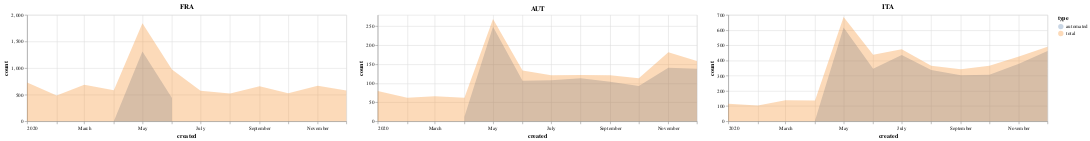

Write notebook code for a chart like this one.
### Markdown cell above
Spike in may could have been caused only by Italy, Austria and/or France because only these markets had automation launched in May. Let's look at these markets separately first.

Note: scroll right to see all charts. Charts have different scale.

### Code cell
charts = []
markets = ["FRA", "AUT", "ITA"]
for market in markets:
    source = cbs_m.loc[cbs_m["market"] == market].sort_values(by=["type"])
    charts.append(
        alt.Chart(source)
        .mark_area(opacity=0.3)
        .encode(x="created:T", y=alt.Y("count:Q", stack=None), color="type:N")
        .properties(width=600, height=200, title=market)
    )
alt.hconcat(*charts)

### Figure 1 — Vega-Lite specification as saved in the notebook (floating-point values rounded to 4 significant figures)
{"config": {"view": {"continuousWidth": 400, "continuousHeight": 300}}, "hconcat": [{"data": {"name": "data-fd659e4a6599ead188a45dd5079bcad3"}, "mark": {"type": "area", "opacity": 0.3}, "encoding": {"color": {"type": "nominal", "field": "type"}, "x": {"type": "temporal", "field": "created"}, "y": {"type": "quantitative", "field": "count", "stack": null}}, "height": 200, "title": "FRA", "width": 600}, {"data": {"name": "data-1f28787e8874223c491c2d8b13c6d289"}, "mark": {"type": "area", "opacity": 0.3}, "encoding": {"color": {"type": "nominal", "field": "type"}, "x": {"type": "temporal", "field": "created"}, "y": {"type": "quantitative", "field": "count", "stack": null}}, "height": 200, "title": "AUT", "width": 600}, {"data": {"name": "data-102fbf8a3aa9b098757e84516ce59529"}, "mark": {"type": "area", "opacity": 0.3}, "encoding": {"color": {"type": "nominal", "field": "type"}, "x": {"type": "temporal", "field": "created"}, "y": {"type": "quantitative", "field": "count", "stack": null}}, "height": 200, "title": "ITA", "width": 600}], "$schema": "https://vega.github.io/schema/vega-lite/v4.8.1.json", "datasets": {"data-fd659e4a6599ead188a45dd5079bcad3": [{"created": "2020-04", "market": "FRA", "type": "automated", "count": 1}, {"created": "2020-06", "market": "FRA", "type": "automated", "count": 439}, {"created": "2020-05", "market": "FRA", "type": "automated", "count": 1310}, {"created": "2020-12", "market": "FRA", "type": "total", "count": 581}, {"created": "2020-10", "market": "FRA", "type": "total", "count": 527}, {"created": "2020-02", "market": "FRA", "type": "total", "count": 485}, {"created": "2020-08", "market": "FRA", "type": "total", "count": 522}, {"created": "2020-01", "market": "FRA", "type": "total", "count": 730}, {"created": "2020-04", "market": "FRA", "type": "total", "count": 582}, {"created": "2020-03", "market": "FRA", "type": "total", "count": 686}, {"created": "2020-06", "market": "FRA", "type": "total", "count": 972}, {"created": "2020-11", "market": "FRA", "type": "total", "count": 666}, {"created": "2020-05", "market": "FRA", "type": "total", "count": 1845}, {"created": "2020-09", "market": "FRA", "type": "total", "count": 659}, {"created": "2020-07", "market": "FRA", "type": "total", "count": 576}], "data-1f28787e8874223c491c2d8b13c6d289": [{"created": "2020-07", "market": "AUT", "type": "automated", "count": 108}, {"created": "2020-12", "market": "AUT", "type": "automated", "count": 138}, {"created": "2020-08", "market": "AUT", "type": "automated", "count": 113}, {"created": "2020-04", "market": "AUT", "type": "automated", "count": 12}, {"created": "2020-10", "market": "AUT", "type": "automated", "count": 93}, {"created": "2020-05", "market": "AUT", "type": "automated", "count": 249}, {"created": "2020-11", "market": "AUT", "type": "automated", "count": 141}, {"created": "2020-09", "market": "AUT", "type": "automated", "count": 104}, {"created": "2020-06", "market": "AUT", "type": "automated", "count": 107}, {"created": "2020-05", "market": "AUT", "type": "total", "count": 269}, {"created": "2020-09", "market": "AUT", "type": "total", "count": 121}, {"created": "2020-06", "market": "AUT", "type": "total", "count": 134}, {"created": "2020-01", "market": "AUT", "type": "total", "count": 80}, {"created": "2020-10", "market": "AUT", "type": "total", "count": 113}, {"created": "2020-11", "market": "AUT", "type": "total", "count": 182}, {"created": "2020-04", "market": "AUT", "type": "total", "count": 62}, {"created": "2020-03", "market": "AUT", "type": "total", "count": 66}, {"created": "2020-08", "market": "AUT", "type": "total", "count": 122}, {"created": "2020-12", "market": "AUT", "type": "total", "count": 159}, {"created": "2020-07", "market": "AUT", "type": "total", "count": 121}, {"created": "2020-02", "market": "AUT", "type": "total", "count": 62}], "data-102fbf8a3aa9b098757e84516ce59529": [{"created": "2020-05", "market": "ITA", "type": "automated", "count": 617}, {"created": "2020-11", "market": "ITA", "type": "automated", "count": 378}, {"created": "2020-08", "market": "ITA", "type": "automated", "count": 338}, {"created": "2020-10", "market": "ITA", "type": "automated", "count": 306}, {"created": "2020-07", "market": "ITA", "type": "automated", "count": 436}, {"created": "2020-12", "market": "ITA", "type": "automated", "count": 462}, {"created": "2020-09", "market": "ITA", "type": "automated", "count": 303}, {"created": "2020-04", "market": "ITA", "type": "automated", "count": 5}, {"created": "2020-06", "market": "ITA", "type": "automated", "count": 346}, {"created": "2020-08", "market": "ITA", "type": "total", "count": 366}, {"created": "2020-02", "market": "ITA", "type": "total", "count": 104}, {"created": "2020-04", "market": "ITA", "type": "total", "count": 137}, {"created": "2020-06", "market": "ITA", "type": "total", "count": 437}, {"created": "2020-12", "market": "ITA", "type": "total", "count": 490}, {"created": "2020-01", "market": "ITA", "type": "total", "count": 116}, {"created": "2020-07", "market": "ITA", "type": "total", "count": 474}, {"created": "2020-10", "market": "ITA", "type": "total", "count": 365}, {"created": "2020-11", "market": "ITA", "type": "total", "count": 426}, {"created": "2020-05", "market": "ITA", "type": "total", "count": 686}, {"created": "2020-03", "market": "ITA", "type": "total", "count": 138}, {"created": "2020-09", "market": "ITA", "type": "total", "count": 342}]}}
